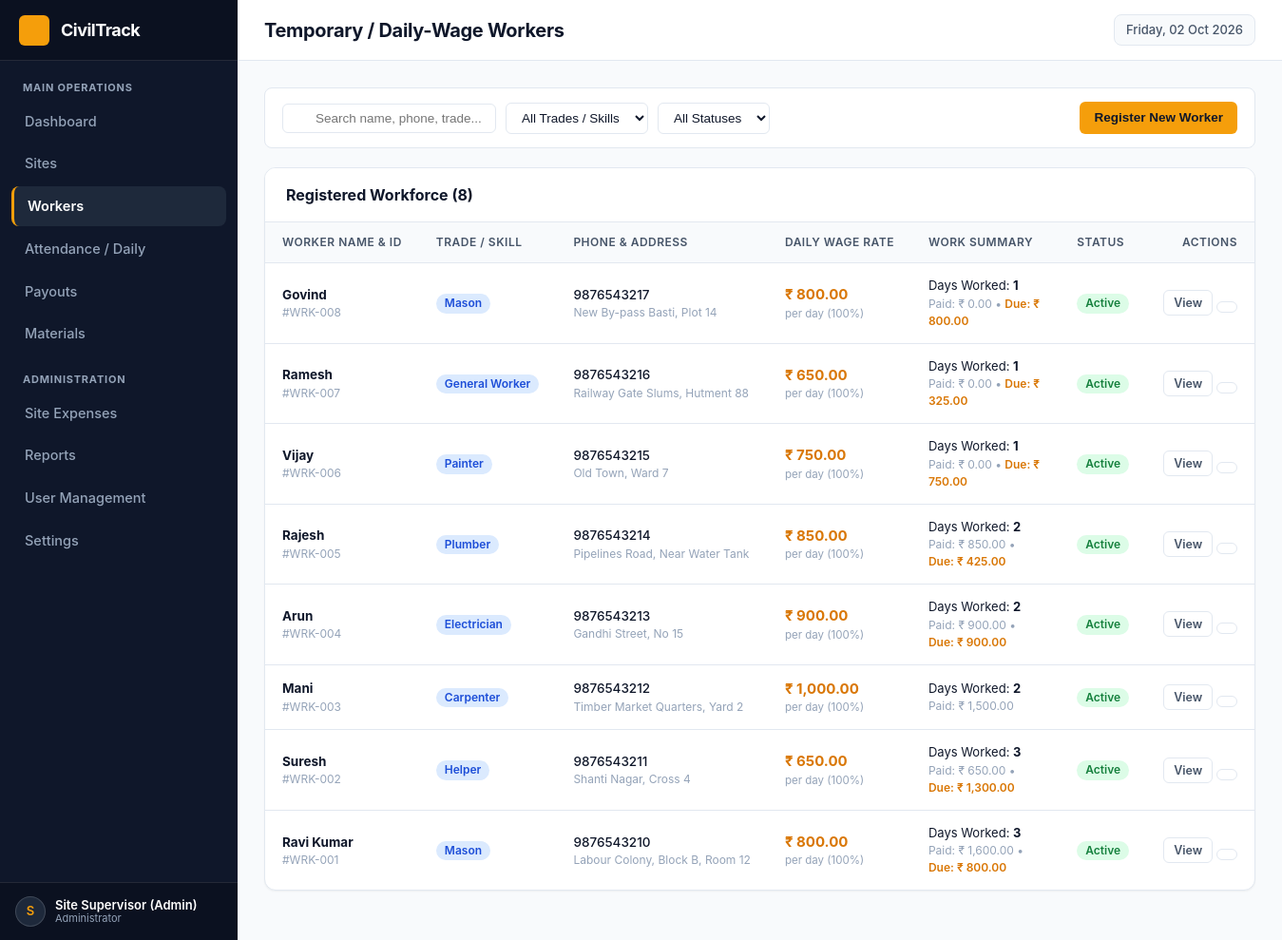
Page /workers.php (signed in) on the committed database.
### tables this page shows
CREATE TABLE `workers` (
  `id` INT AUTO_INCREMENT PRIMARY KEY,
  `name` VARCHAR(150) NOT NULL,
  `phone` VARCHAR(20) NOT NULL,
  `address` TEXT DEFAULT NULL,
  `worker_type` VARCHAR(50) NOT NULL,
  `daily_wage` DECIMAL(10,2) NOT NULL DEFAULT 0.00,
  `status` ENUM('Active', 'Inactive') NOT NULL DEFAULT 'Active',
  `created_at` DATETIME NOT NULL DEFAULT CURRENT_TIMESTAMP
);

### includes/auth.php (called while the page is built, shortened)
<?php
function e($str) {
    return htmlspecialchars((string)($str ?? ''), ENT_QUOTES, 'UTF-8');
}
function format_currency($amount, $decimals = 2) {
    $num = (float)$amount;
    return '₹ ' . number_format($num, $decimals, '.', ',');
}

### workers.php (the view, shortened to what this page needs)
<?php
require_once __DIR__ . '/includes/auth.php';
$conn = get_db();
$search = trim($_GET['search'] ?? '');
$sql = "SELECT w.*,
    (SELECT COUNT(*) FROM attendance WHERE worker_id = w.id AND status IN ('Present', 'Half Day')) as days_worked,
    (SELECT COALESCE(SUM(amount), 0) FROM payouts WHERE worker_id = w.id AND payment_status = 'Paid') as total_paid,
    (SELECT COALESCE(SUM(amount), 0) FROM payouts WHERE worker_id = w.id AND payment_status = 'Pending') as total_pending
FROM workers w WHERE 1=1";
$sql .= " ORDER BY w.id DESC";
$res = mysqli_query($conn, $sql);
$workers = mysqli_fetch_all($res, MYSQLI_ASSOC);
include __DIR__ . '/includes/header.php';
?>
<div class="filter-bar">
    <form method="GET" class="filter-group">
        <div class="search-box">
            <input type="text" name="search" value="<?php echo e($search); ?>" placeholder="Search name, phone, trade...">
        </div>
        <select name="type" class="filter-select" onchange="this.form.submit()">
            <option value="">All Trades / Skills</option>
        </select>
        <select name="status" class="filter-select" onchange="this.form.submit()">
            <option value="">All Statuses</option>
        </select>
    </form>
    <div>
        <button type="button" class="btn btn-primary" onclick="openModal('addWorkerModal')">
            Register New Worker
        </button>
    </div>
</div>
<div class="card">
    <div class="card-header">
        <div class="card-title">
            Registered Workforce (<?php echo count($workers); ?>)
        </div>
    </div>
    <div class="card-body p-0">
        <div class="table-responsive">
            <table class="data-table">
                <thead>
                    <tr>
                        <th>Worker Name & ID</th>
                        <th>Trade / Skill</th>
                        <th>Phone & Address</th>
                        <th>Daily Wage Rate</th>
                        <th>Work Summary</th>
                        <th>Status</th>
                        <th style="text-align: right;">Actions</th>
                    </tr>
                </thead>
                <tbody>
                    <?php if (empty($workers)): ?>
                        <tr>
                            <td colspan="7" style="text-align: center; color: var(--text-muted); padding: 36px;">
                                No workers match your filter criteria.
                            </td>
                        </tr>
                    <?php else: ?>
                        <?php foreach ($workers as $worker): ?>
                            <tr>
                                <td>
                                    <div style="font-weight: 700; color: var(--primary);">
                                        <a href="worker_details.php?id=<?php echo $worker['id']; ?>" style="color: inherit; text-decoration: none;">
                                            <?php echo e($worker['name']); ?>
                                        </a>
                                    </div>
                                    <div style="font-size: 12px; color: var(--text-muted);">
                                        #WRK-<?php echo str_pad($worker['id'], 3, '0', STR_PAD_LEFT); ?>
                                    </div>
                                </td>
                                <td>
                                    <span class="badge badge-info"><?php echo e($worker['worker_type']); ?></span>
                                </td>
                                <td>
                                    <div style="font-weight: 500;"><?php echo e($worker['phone']); ?></div>
                                    <div style="font-size: 12px; color: var(--text-muted); max-width: 220px; overflow: hidden; text-overflow: ellipsis; white-space: nowrap;">
                                        <?php echo e($worker['address'] ?: '-'); ?>
                                    </div>
                                </td>
                                <td>
                                    <div style="font-weight: 700; color: var(--accent-hover); font-size: 15px;">
                                        <?php echo format_currency($worker['daily_wage']); ?>
                                    </div>
                                    <div style="font-size: 11.5px; color: var(--text-muted);">per day (100%)</div>
                                </td>
                                <td>
                                    <div style="font-size: 13px;">
                                        Days Worked: <strong><?php echo $worker['days_worked']; ?></strong>
                                    </div>
                                    <div style="font-size: 12px; color: var(--text-muted);">
                                        Paid: <?php echo format_currency($worker['total_paid']); ?>
                                        <?php if ($worker['total_pending'] > 0): ?>
                                            &bull; <span style="color: #d97706; font-weight: 600;">Due: <?php echo format_currency($worker['total_pending']); ?></span>
                                        <?php endif; ?>
                                    </div>
                                </td>
                                <td>
                                    <?php if ($worker['status'] === 'Active'): ?>
                                        <span class="badge badge-success">Active</span>
                                    <?php else: ?>
                                        <span class="badge badge-danger">Inactive</span>
                                    <?php endif; ?>
                                </td>
                                <td style="text-align: right; white-space: nowrap;">
                                    <a href="worker_details.php?id=<?php echo $worker['id']; ?>" class="btn btn-outline btn-sm" title="View Profile & History">
                                        <?php echo render_icon('eye'); ?> View
                                    </a>
                                    <button type="button" class="btn btn-outline btn-sm" onclick='editWorker(<?php echo json_encode($worker); ?>)' title="Edit Details">
                                    </button>
                                </td>
                            </tr>
                        <?php endforeach; ?>
                    <?php endif; ?>
                </tbody>
            </table>
        </div>
    </div>
</div>
<?php include __DIR__ . '/includes/footer.php'; ?>

### assets/css/style.css (style rules this page uses)
:root { --primary: #0f172a; --primary-light: #1e293b; --primary-hover: #334155; --accent: #f59e0b; --accent-hover: #d97706; --accent-light: #fef3c7; --bg-main: #f8fafc; --card-bg: #ffffff; --border: #e2e8f0; --border-focus: #f59e0b; --text-primary: #0f172a; --text-secondary: #475569; --text-muted: #94a3b8; --success-bg: #dcfce7; --success-text: #15803d; --warning-bg: #fef3c7; --warning-text: #b45309; --danger-bg: #fee2e2; --danger-text: #b91c1c; --info-bg: #dbeafe; --info-text: #1d4ed8; --sidebar-width: 250px; --header-height: 64px; --radius-sm: 6px; --radius-md: 8px; --radius-lg: 12px; --shadow-sm: 0 1px 2px 0 rgba(0, 0, 0, 0.05); --shadow-md: 0 4px 6px -1px rgba(0, 0, 0, 0.08), 0 2px 4px -2px rgba(0, 0, 0, 0.04); --shadow-lg: 0 10px 15px -3px rgba(0, 0, 0, 0.08), 0 4px 6px -4px rgba(0, 0, 0, 0.03); }
*, *::before, *::after { box-sizing: border-box; margin: 0; padding: 0; }
body { font-family: -apple-system, BlinkMacSystemFont, "Segoe UI", Roboto, "Helvetica Neue", Arial, sans-serif; background-color: var(--bg-main); color: var(--text-primary); font-size: 14.5px; line-height: 1.5; -webkit-font-smoothing: antialiased; }
.card { background: var(--card-bg); border: 1px solid var(--border); border-radius: var(--radius-lg); box-shadow: var(--shadow-sm); margin-bottom: 24px; overflow: hidden; }
.card-header { padding: 16px 22px; border-bottom: 1px solid var(--border); display: flex; align-items: center; justify-content: space-between; background-color: #ffffff; flex-wrap: wrap; gap: 12px; }
.card-title { font-size: 16px; font-weight: 700; color: var(--primary); display: flex; align-items: center; gap: 8px; }
.card-body { padding: 22px; }
.card-body.p-0 { padding: 0; }
.table-responsive { width: 100%; overflow-x: auto; }
.data-table { width: 100%; border-collapse: collapse; text-align: left; font-size: 13.5px; }
.data-table th { background-color: #f8fafc; color: #475569; font-weight: 600; font-size: 12px; text-transform: uppercase; letter-spacing: 0.5px; padding: 12px 18px; border-bottom: 1px solid var(--border); white-space: nowrap; }
.data-table td { padding: 14px 18px; border-bottom: 1px solid var(--border); color: var(--text-primary); vertical-align: middle; }
.data-table tbody tr:last-child td { border-bottom: none; }
.badge { display: inline-flex; align-items: center; gap: 4px; padding: 3px 9px; border-radius: 9999px; font-size: 12px; font-weight: 600; line-height: 1.2; white-space: nowrap; }
.badge-success { background: var(--success-bg); color: var(--success-text); }
.badge-info { background: var(--info-bg); color: var(--info-text); }
.btn { display: inline-flex; align-items: center; justify-content: center; gap: 6px; padding: 8px 14px; border-radius: var(--radius-sm); font-size: 13.5px; font-weight: 600; cursor: pointer; text-decoration: none; transition: all 0.15s ease; border: 1px solid transparent; line-height: 1.2; }
.btn-primary { background: var(--accent); color: var(--primary); }
.btn-outline { background: #ffffff; color: var(--text-secondary); border-color: var(--border); }
.btn-sm { padding: 5px 10px; font-size: 12.5px; border-radius: var(--radius-sm); }
.filter-bar { display: flex; align-items: center; justify-content: space-between; gap: 12px; margin-bottom: 20px; flex-wrap: wrap; background: #ffffff; padding: 14px 18px; border: 1px solid var(--border); border-radius: var(--radius-md); }
.filter-group { display: flex; align-items: center; gap: 10px; flex-wrap: wrap; }
.search-box { position: relative; display: flex; align-items: center; }
.search-box input { padding: 7px 12px 7px 34px; border: 1px solid var(--border); border-radius: var(--radius-sm); font-size: 13.5px; outline: none; min-width: 220px; transition: border-color 0.15s ease; }
.filter-select { padding: 7px 12px; border: 1px solid var(--border); border-radius: var(--radius-sm); font-size: 13.5px; background-color: #ffffff; color: var(--text-primary); outline: none; }

### rows in the picture
workers: name "Govind", id "008", worker_type "Mason", phone "9876543217", address "New By-pass Basti, Plot 14", daily_wage "₹ 800.00", days_worked "1", total_paid "₹ 0.00", total_pending "₹ 800.00", status "Active"
workers: name "Ramesh", id "007", worker_type "General Worker", phone "9876543216", address "Railway Gate Slums, Hutment 88", daily_wage "₹ 650.00", days_worked "1", total_paid "₹ 0.00", total_pending "₹ 325.00", status "Active"
workers: name "Vijay", id "006", worker_type "Painter", phone "9876543215", address "Old Town, Ward 7", daily_wage "₹ 750.00", days_worked "1", total_paid "₹ 0.00", total_pending "₹ 750.00", status "Active"
workers: name "Rajesh", id "005", worker_type "Plumber", phone "9876543214", address "Pipelines Road, Near Water Tank", daily_wage "₹ 850.00", days_worked "2", total_paid "₹ 850.00", total_pending "₹ 425.00", status "Active"
workers: name "Arun", id "004", worker_type "Electrician", phone "9876543213", address "Gandhi Street, No 15", daily_wage "₹ 900.00", days_worked "2", total_paid "₹ 900.00", total_pending "₹ 900.00", status "Active"
workers: name "Mani", id "003", worker_type "Carpenter", phone "9876543212", address "Timber Market Quarters, Yard 2", daily_wage "₹ 1,000.00", days_worked "2", total_paid "₹ 1,500.00", status "Active"
workers: name "Suresh", id "002", worker_type "Helper", phone "9876543211", address "Shanti Nagar, Cross 4", daily_wage "₹ 650.00", days_worked "3", total_paid "₹ 650.00", total_pending "₹ 1,300.00", status "Active"
workers: name "Ravi Kumar", id "001", worker_type "Mason", phone "9876543210", address "Labour Colony, Block B, Room 12", daily_wage "₹ 800.00", days_worked "3", total_paid "₹ 1,600.00", total_pending "₹ 800.00", status "Active"

### other values in the picture
substr($user['full_name'] ?? 'A', 0, 1) "S"
$user['full_name'] "Site Supervisor (Admin)"
$user['role'] "Administrator"
$page_title "Temporary / Daily-Wage Workers"
count($workers) "8"
